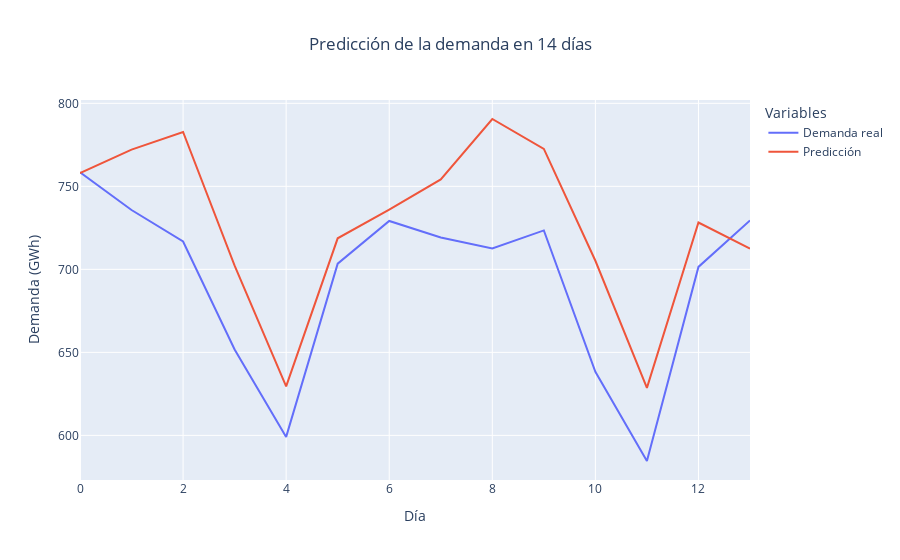

The notebook cell saved with this chart:
### Code cell
fig_one_step = px.line(
                       y=[validation_real, predictions_real],
                       title='Predicción de la demanda en 14 días',
                       labels={'index': 'Día', 'value': 'Demanda (GWh)'},
                       )

fig_one_step.update_layout(
    title_x=0.5,
    legend_title_text="Variables"
)

fig_one_step.for_each_trace(lambda t: t.update(name="Demanda real" if t.name == "wide_variable_0" else "Predicción"))

fig_one_step.show()

### Figure 1 — Plotly figure (JSON) as saved in the notebook; plotly's stock layout.template omitted (floating-point values rounded to 4 significant figures)
{"data": [{"hovertemplate": "variable=wide_variable_0<br>Día=%{x}<br>Demanda (GWh)=%{y}<extra></extra>", "legendgroup": "wide_variable_0", "line": {"color": "#636efa", "dash": "solid"}, "marker": {"symbol": "circle"}, "mode": "lines", "name": "Demanda real", "orientation": "v", "showlegend": true, "type": "scatter", "x": [0, 1, 2, 3, 4, 5, 6, 7, 8, 9, 10, 11, 12, 13], "xaxis": "x", "y": [758.5, 735.7, 716.8, 651.7, 599.1, 703.4, 729.1, 719.2, 712.5, 723.4, 638.3, 584.6, 701.5, 729.5], "yaxis": "y"}, {"hovertemplate": "variable=wide_variable_1<br>Día=%{x}<br>Demanda (GWh)=%{y}<extra></extra>", "legendgroup": "wide_variable_1", "line": {"color": "#EF553B", "dash": "solid"}, "marker": {"symbol": "circle"}, "mode": "lines", "name": "Predicción", "orientation": "v", "showlegend": true, "type": "scatter", "x": [0, 1, 2, 3, 4, 5, 6, 7, 8, 9, 10, 11, 12, 13], "xaxis": "x", "y": [758.0, 772.1, 782.7, 702.2, 629.6, 718.7, 736.0, 754.1, 790.6, 772.6, 705.2, 628.6, 728.2, 712.4], "yaxis": "y"}], "layout": {"legend": {"title": {"text": "Variables"}, "tracegroupgap": 0}, "title": {"text": "Predicción de la demanda en 14 días", "x": 0.5}, "xaxis": {"anchor": "y", "domain": [0, 1], "title": {"text": "Día"}}, "yaxis": {"anchor": "x", "domain": [0, 1], "title": {"text": "Demanda (GWh)"}}}}
